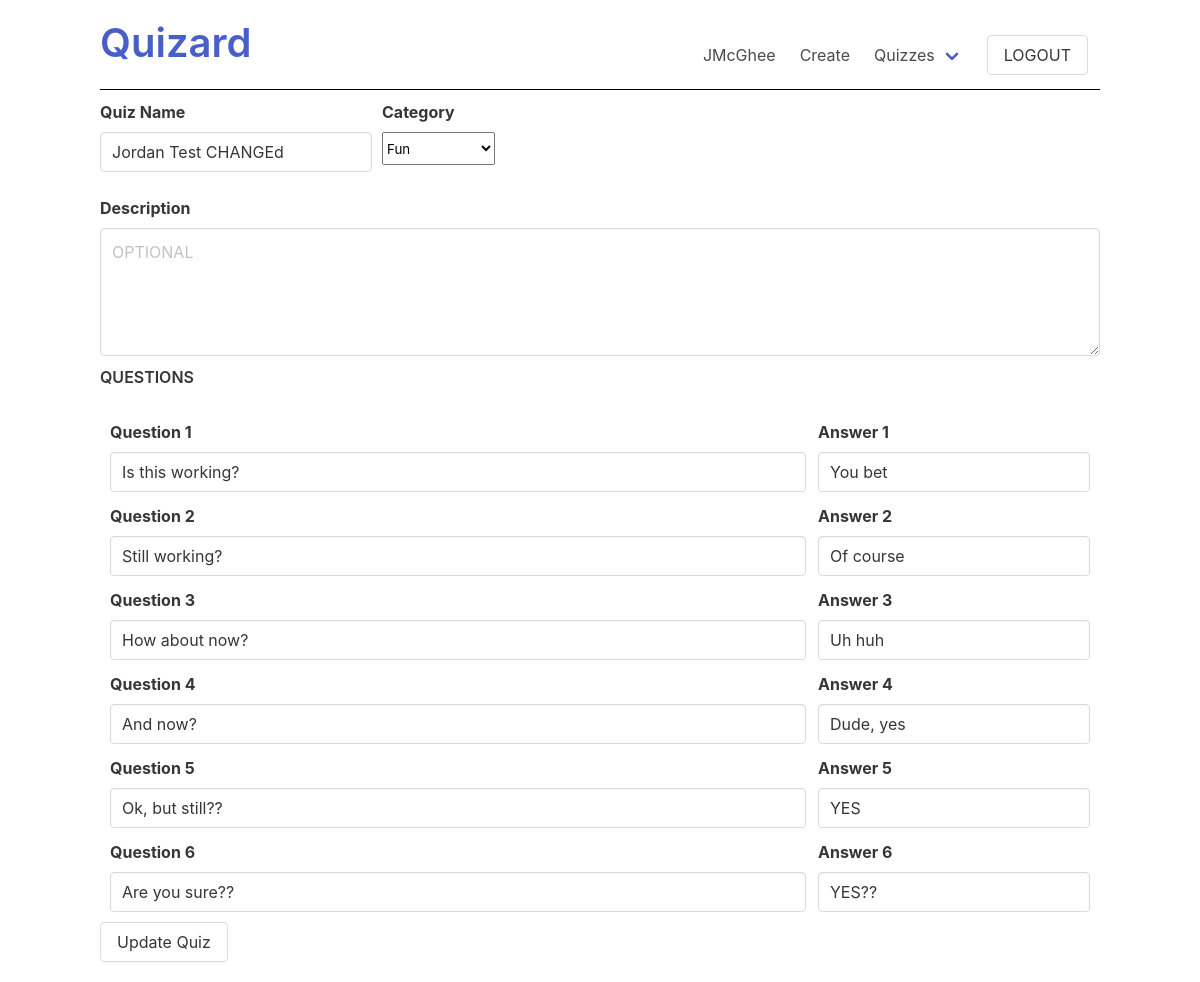
Screenshot of /quizard/quizzes/5/edit (signed in) with the database file from the repository.
### quizard_app/models.py (models this page shows, shortened)
class User(models.Model):
    first_name = models.CharField(max_length = 50)
    last_name = models.CharField(max_length = 50)
    username = models.CharField(max_length=45, unique=True)
    email = models.EmailField(unique=True)
    password = models.CharField(max_length = 60)
    profile_photo = models.ImageField(default='default.png', upload_to = "images/")
    objects = UserManager()
    created_at = models.DateTimeField(auto_now_add=True)
    updated_at = models.DateTimeField(auto_now=True)

class Quiz(models.Model):
    name = models.CharField(max_length=50)
    description = models.CharField(max_length=255)
    category_choices = [
        ("1", "Fun"),
        ("2", "Geography"),
        ("3", "Language"),
        ("4", "Literature"),
        ("5", "Math"),
        ("6", "Miscellaneous"),
        ("7", "Science"),
        ("8", "Social Studies")
    ]
    category = models.CharField(max_length=25, choices=category_choices, default="1")
    created_by = models.ForeignKey(User, related_name="created_quizzes", on_delete=models.SET_NULL, null=True)
    liked_by = models.ManyToManyField(User, related_name="liked_quizzes", blank=True)
    disliked_by = models.ManyToManyField(User, related_name="disliked_quizzes", blank=True)
    taken_by = models.ManyToManyField(User, related_name="quizzes_taken", blank=True)
    objects = QuizManager()
    created_at = models.DateTimeField(auto_now_add=True)
    updated_at = models.DateTimeField(auto_now=True)

class Question(models.Model):
    entry = models.CharField(max_length=255)
    answer = models.CharField(max_length=255)
    image = models.ImageField(null=True,blank=True, upload_to="images/")
    quiz = models.ForeignKey(Quiz, related_name="questions", on_delete=models.CASCADE)
    objects = QuestionManager()
    created_at = models.DateTimeField(auto_now_add=True)
    updated_at = models.DateTimeField(auto_now=True)

### quizard_app/views.py (the view)
# urls.py: path('quizard/quizzes/<int:quiz_id>/edit', views.edit_quiz),
def edit_quiz(request,quiz_id):
    user = User.objects.get(id=request.session['user_id'])
    quiz = Quiz.objects.get(id=quiz_id)
    quiz_category = quiz.category
    quiz_category_num = int(quiz_category)-1
    quiz_category_word = Quiz.category_choices[quiz_category_num][1]
    context = {
        "user": user,
        "quiz": quiz,
        "quiz_category": quiz_category_word,
        "category_choices": Quiz.category_choices,
        "range": range(25)
    }
    return render(request, "edit_quiz.html", context)

### quizard_app/templates/edit_quiz.html (shortened to what this page needs)
<!DOCTYPE html>
<html lang="en">
<head>
    <link rel="stylesheet" href="https://cdn.jsdelivr.net/npm/bulma@0.9.3/css/bulma.min.css">
    {% load static %}
</head>
<body>
    <div id="wrapper" style="max-width: 1000px; margin: 20px auto;">
    <nav class="navbar" style="border-bottom: 1px solid black; margin-bottom: 10px;">
        <div class="navbar-brand">
                <p class="title is-2 is-align-self-center" id="wtf"><a href="/quizard">Quizard</a></p>
        </div>
        <div class="navbar-menu navbar-end">
            <a href="/quizard/user/{{user.username}}" class="navbar-item">
                {{user.username}}
            </a>
            <a href="/quizard/quizzes/new" class="navbar-item">
                Create
            </a>
            <div class="navbar-item has-dropdown is-hoverable">
                <a href="/quizard/user/{{user.username}}/quizzes" class="navbar-link">
                    Quizzes
                </a>
            </div>
            <div class="navbar-item">
                <form action="/logout" method="POST">
                    <input type="submit" value="LOGOUT" class="button" id="logout">
                </form>
            </div>
        </div>
    </nav>
    <form action="/quizard/quizzes/{{quiz.id}}/update" method="POST" enctype="multipart/form-data">
        <div class="field is-grouped">
            <div class="field">
                <label for="quiz_name" class="label">Quiz Name</label>
                <input type="text" value="{{quiz.name}}" class="input" name="quiz_name">
            </div>
            <div class="field" style="margin-left: 10px;">
                <label for="category" class="label">Category</label>
                <select name="category" class="select is-normal">
                    {% for choice in category_choices %}
                        {% if choice.1 == quiz_category %}
                        <option value="{{choice.0}}" selected>{{choice.1}}</option>
                        {% else %}
                        <option value="{{choice.0}}">{{choice.1}}</option>
                        {% endif %}
                    {% endfor %}
                </select>
            </div>
        </div>
        <div class="field">
            <label for="description" class="label">Description</label>
            {% if quiz.description %}
                <textarea name="description" class="textarea">{{quiz.description}}</textarea>
            {% else %}
                <textarea name="description" class="textarea" placeholder="OPTIONAL"></textarea>
            {% endif %}
        </div>
        <p class="title is-6">QUESTIONS</p>
        <div id="questions" style="padding: 10px; max-height: 800px; overflow: scroll;">
            {% for question in quiz.questions.all %}
                <div class="field is-grouped is-justify-content-space-between is-align-items-center">
                    <div class="field control is-expanded">
                        <label for="entry{{forloop.counter}}" class="label">Question {{forloop.counter}}</label>
                        <input type="text" class="input" value="{{question.entry}}" name="entry{{forloop.counter}}">
                    </div>
                    <div class="field">
                        <label for="answer{{forloop.counter}}" class="label">Answer {{forloop.counter}}</label>
                        <input type="text" class="input" value="{{question.answer}}" name="answer{{forloop.counter}}">
                    </div>
                </div>
            {% endfor %}
        </div>
        <input type="submit" value="Update Quiz" class="button">
    </form>
    </div>
</body>

### rows the page displays
User: username "JMcGhee"
Quiz: quiz_name "Jordan Test CHANGEd"
Question: entry "Is this working?", answer "You bet"
Question: entry "Still working?", answer "Of course"
Question: entry "How about now?", answer "Uh huh"
Question: entry "And now?", answer "Dude, yes"
Question: entry "Ok, but still??", answer "YES"
Question: entry "Are you sure??", answer "YES??"

### other values shown
form field category "Fun"
